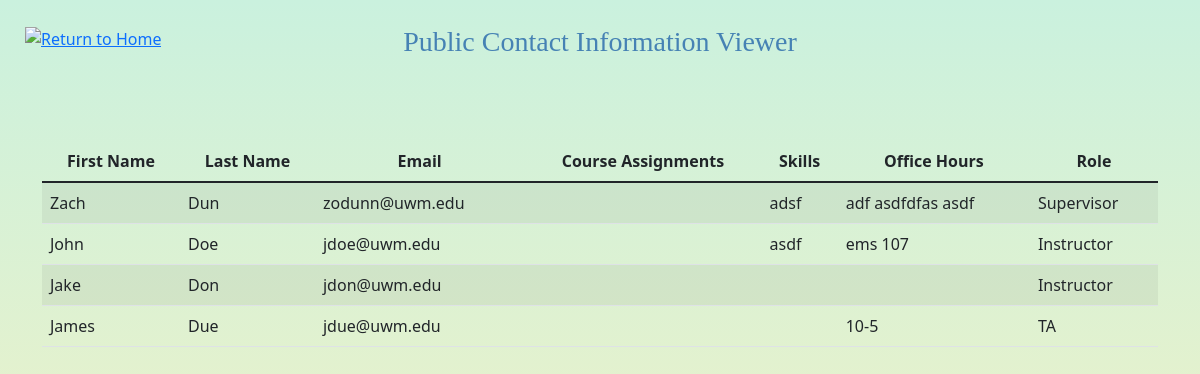
/home.html/PCIviewer.html (signed in), run on the app's committed database.
### ProjectApp/models.py (models this page shows)
class User(models.Model):
    email = models.EmailField(primary_key=True)
    account_type = models.CharField(max_length=20, choices=ACCOUNT_TYPE)
    first_name = models.CharField(max_length=30)
    last_name = models.CharField(max_length=30)
    password = models.CharField(max_length=100)
    phone_number = models.CharField(blank=True, max_length=10)
    address = models.CharField(blank=True, max_length=100)
    office_hours_days = models.CharField(blank=True, max_length=100)
    office_hours_times = models.CharField(blank=True, max_length=100)
    office_hours_room = models.CharField(blank=True, max_length=100)
    skills = models.CharField(blank=True, max_length=300)

### ProjectApp/views.py (the view, shortened to what this page needs)
# urls.py: path('home.html/PCIviewer.html', PCIViewer.as_view()),
class PCIViewer(View):
    def get(self, request):
        user = User.objects.get(email=request.session['user'])
        return render(request, "PCIviewer.html", {"users": User.objects.all(), "user": user})

### templates/PCIviewer.html (shortened to what this page needs)
<!DOCTYPE html>
<html lang="en">
<head>
    <link href="https://cdn.jsdelivr.net/npm/bootstrap@5.1.3/dist/css/bootstrap.min.css" rel="stylesheet">
</head>
<body>
<form action="PCIviewer.html" method="post">
    <a href = "home.html" target = "_self" style="position:fixed; top:25px; left:25px">
         <img src = "https://upload.wikimedia.org/wikipedia/commons/thumb/3/30/Home_free_icon.svg/690px-Home_free_icon.svg.png" width="50" height="50" alt = "Return to Home" />
    </a>
    <h3 align="center" style="padding-top:25px"> Public Contact Information Viewer </h3>
    <div class="container" align="center" style="padding-top:50px">
    <br>
    <table class="table table-striped table-hover">
        <thead>
            <tr>
                <th scope="col" style="text-align: center">First Name</th>
                <th scope="col" style="text-align: center">Last Name</th>
                <th scope="col" style="text-align: center">Email</th>
                <th scope="col" style="text-align: center">Course Assignments</th>
                <th scope="col" style="text-align: center">Skills</th>
                <th scope="col" style="text-align: center">Office Hours</th>
                <th scope="col" style="text-align: center">Role</th>
            </tr>
        </thead>
        <tbody>
            {% for i in users %}
            <tr>
                    <td>{{ i.first_name }}</td>
                    <td>{{ i.last_name }}</td>
                    <td>{{ i.email }}</td>
                    <td>{{ i.courses}}</td>
                    <td>{{ i.skills }}</td>
                    <td>{{ i.office_hours_days}} {{i.office_hours_times}} {{i.office_hours_room}}</td>
                    <td>{{ i.account_type }}</td>
            </tr>
            {% endfor %}
        </tbody>
    </table>
    <br>
    </div>
</form>
</body>
</html>

### templates/PCIviewer.html (style rules this page uses)
body { background: linear-gradient(to bottom, #CAF1DE 0%, #fff2bd 100%); background-attachment: fixed }
h3 { font-family:SansSerif; font-weight:10; color:steelblue; }

### data on the page
User: first_name "Zach", last_name "Dun", email "zodunn@uwm.edu", skills "adsf", office_hours_days "adf", office_hours_times "asdfdfas", office_hours_room "asdf", account_type "Supervisor"
User: first_name "John", last_name "Doe", email "jdoe@uwm.edu", skills "asdf", office_hours_room "ems 107", account_type "Instructor"
User: first_name "Jake", last_name "Don", email "jdon@uwm.edu", account_type "Instructor"
User: first_name "James", last_name "Due", email "jdue@uwm.edu", office_hours_times "10-5", account_type "TA"
